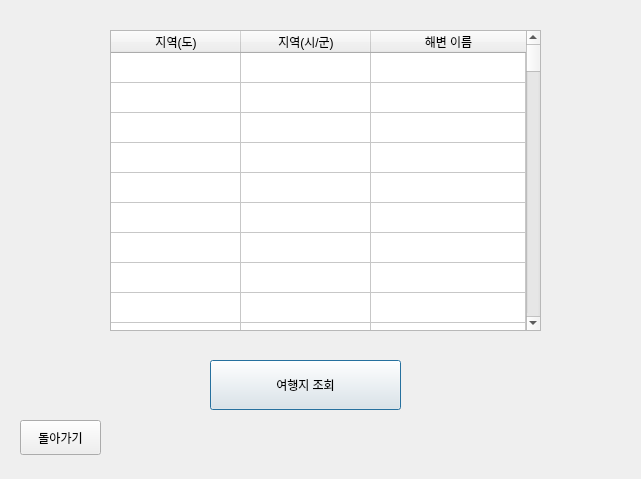
<?xml version="1.0" encoding="UTF-8"?>
<ui version="4.0">
 <class>tourist</class>
 <widget class="QDialog" name="tourist">
  <property name="geometry">
   <rect>
    <x>0</x>
    <y>0</y>
    <width>641</width>
    <height>479</height>
   </rect>
  </property>
  <property name="windowTitle">
   <string>여행지 조회</string>
  </property>
  <widget class="QTableWidget" name="tableWidget">
   <property name="geometry">
    <rect>
     <x>110</x>
     <y>30</y>
     <width>431</width>
     <height>301</height>
    </rect>
   </property>
   <property name="frameShadow">
    <enum>QFrame::Sunken</enum>
   </property>
   <property name="rowCount">
    <number>277</number>
   </property>
   <property name="columnCount">
    <number>3</number>
   </property>
   <attribute name="horizontalHeaderCascadingSectionResizes">
    <bool>false</bool>
   </attribute>
   <attribute name="horizontalHeaderMinimumSectionSize">
    <number>57</number>
   </attribute>
   <attribute name="horizontalHeaderDefaultSectionSize">
    <number>130</number>
   </attribute>
   <attribute name="horizontalHeaderShowSortIndicator" stdset="0">
    <bool>false</bool>
   </attribute>
   <attribute name="horizontalHeaderStretchLastSection">
    <bool>true</bool>
   </attribute>
   <attribute name="verticalHeaderVisible">
    <bool>false</bool>
   </attribute>
   <attribute name="verticalHeaderCascadingSectionResizes">
    <bool>false</bool>
   </attribute>
   <attribute name="verticalHeaderShowSortIndicator" stdset="0">
    <bool>false</bool>
   </attribute>
   <attribute name="verticalHeaderStretchLastSection">
    <bool>false</bool>
   </attribute>
   <row/>
   <row/>
   <row/>
   <row/>
   <row/>
   <row/>
   <row/>
   <row/>
   <row/>
   <row/>
   <row/>
   <row/>
   <row/>
   <row/>
   <row/>
   <row/>
   <row/>
   <row/>
   <row/>
   <row/>
   <row/>
   <row/>
   <row/>
   <row/>
   <row/>
   <row/>
   <row/>
   <row/>
   <row/>
   <row/>
   <row/>
   <row/>
   <row/>
   <row/>
   <row/>
   <row/>
   <row/>
   <row/>
   <row/>
   <row/>
   <row/>
   <row/>
   <row/>
   <row/>
   <row/>
   <row/>
   <row/>
   <row/>
   <row/>
   <row/>
   <row/>
   <row/>
   <row/>
   <row/>
   <row/>
   <row/>
   <row/>
   <row/>
   <row/>
   <row/>
   <row/>
   <row/>
   <row/>
   <row/>
   <row/>
   <row/>
   <row/>
   <row/>
   <row/>
   <row/>
   <row/>
   <row/>
   <row/>
   <row/>
   <row/>
   <row/>
   <row/>
   <row/>
   <row/>
   <row/>
   <row/>
   <row/>
   <row/>
   <row/>
   <row/>
   <row/>
   <row/>
   <row/>
   <row/>
   <row/>
   <row/>
   <row/>
   <row/>
   <row/>
   <row/>
   <row/>
   <row/>
   <row/>
   <row/>
   <row/>
   <row/>
   <row/>
   <row/>
   <row/>
   <row/>
   <row/>
   <row/>
   <row/>
   <row/>
   <row/>
   <row/>
   <row/>
   <row/>
   <row/>
   <row/>
   <row/>
   <row/>
   <row/>
   <row/>
   <row/>
   <row/>
   <row/>
   <row/>
   <row/>
   <row/>
   <row/>
   <row/>
   <row/>
   <row/>
   <row/>
   <row/>
   <row/>
   <row/>
   <row/>
   <row/>
   <row/>
   <row/>
   <row/>
   <row/>
   <row/>
   <row/>
   <row/>
   <row/>
   <row/>
   <row/>
   <row/>
   <row/>
   <row/>
   <row/>
   <row/>
   <row/>
   <row/>
   <row/>
   <row/>
   <row/>
   <row/>
   <row/>
   <row/>
   <row/>
   <row/>
   <row/>
   <row/>
   <row/>
   <row/>
   <row/>
   <row/>
   <row/>
   <row/>
   <row/>
   <row/>
   <row/>
   <row/>
   <row/>
   <row/>
   <row/>
   <row/>
   <row/>
   <row/>
   <row/>
   <row/>
   <row/>
   <row/>
   <row/>
   <row/>
   <row/>
   <row/>
   <row/>
   <row/>
   <row/>
   <row/>
   <row/>
   <row/>
   <row/>
   <row/>
   <row/>
   <row/>
   <row/>
   <row/>
   <row/>
   <row/>
   <row/>
   <row/>
   <row/>
   <row/>
   <row/>
   <row/>
   <row/>
   <row/>
   <row/>
   <row/>
   <row/>
   <row/>
   <row/>
   <row/>
   <row/>
   <row/>
   <row/>
   <row/>
   <row/>
   <row/>
   <row/>
   <row/>
   <row/>
   <row/>
   <row/>
   <row/>
   <row/>
   <row/>
   <row/>
   <row/>
   <row/>
   <row/>
   <row/>
   <row/>
   <row/>
   <row/>
   <row/>
   <row/>
   <row/>
   <row/>
   <row/>
   <row/>
   <row/>
   <row/>
   <row/>
   <row/>
   <row/>
   <row/>
   <row/>
   <row/>
   <row/>
   <row/>
   <row/>
   <row/>
   <row/>
   <row/>
   <row/>
   <row/>
   <row/>
   <row/>
   <row/>
   <row/>
   <row/>
   <row/>
   <row/>
   <row/>
   <row/>
   <row/>
   <row/>
   <row/>
   <row/>
   <row/>
   <row/>
   <row/>
   <row/>
   <row/>
   <row/>
   <column>
    <property name="text">
     <string>지역(도)</string>
    </property>
   </column>
   <column>
    <property name="text">
     <string>지역(시/군)</string>
    </property>
   </column>
   <column>
    <property name="text">
     <string>해변 이름</string>
    </property>
   </column>
  </widget>
  <widget class="QPushButton" name="search_btn">
   <property name="geometry">
    <rect>
     <x>210</x>
     <y>360</y>
     <width>191</width>
     <height>50</height>
    </rect>
   </property>
   <property name="text">
    <string>여행지 조회</string>
   </property>
  </widget>
  <widget class="QPushButton" name="back_btn">
   <property name="geometry">
    <rect>
     <x>20</x>
     <y>420</y>
     <width>81</width>
     <height>35</height>
    </rect>
   </property>
   <property name="text">
    <string>돌아가기</string>
   </property>
  </widget>
 </widget>
 <resources/>
 <connections/>
</ui>
